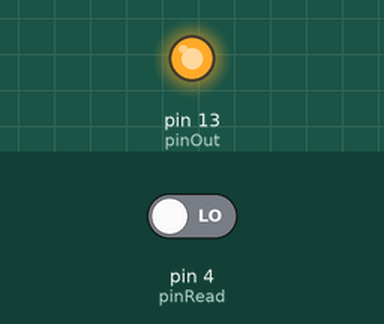
This sketch was run on a simulated Arduino Uno, built with avr-gcc and run on an emulated ATmega328P. On the bench: output pins drawn as LEDs (lit = HIGH). The inputs (shaded band) are chosen by the test bench; at power-on: pin 4 (pinRead) LOW. What the sketch prints to the serial monitor is not drawn.

Above: at 0.1 s.
Timing chart, 0 to 1.6 s (numbered marks = the images above):
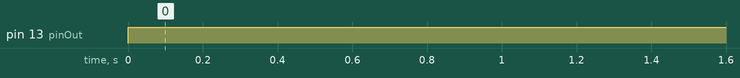

Measured:
- by itself, pin 13 (pinOut): LOW → HIGH at 0.00 s

The sketch:

SimpleButton.ino
```cpp
/*
 * A simple button to switch the led on/off
 *
 * 2011 © Daniel Gomes <me@danielcsgomes.com>
 */

int pinRead = 4;
int pinOut = 13;

void setup()
{
  Serial.begin(9600);

  // initialize the digitals pins one as an output and other as input
  pinMode(pinRead, INPUT);
  pinMode(pinOut, OUTPUT);
}

void loop()
{
  digitalWrite(pinOut, HIGH); // set the led on
  Serial.println(digitalRead(pinRead)); // print the current state of the button 1 - on , 0 - off
}
```
